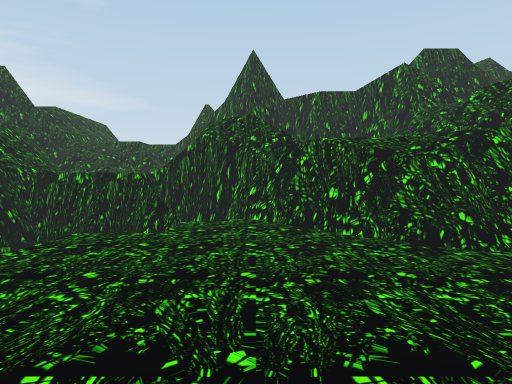
view 1 (above)

24 first-person views from a walk through a Unity game level. The camera is 1.2 m above the floor, tilts 2° down and sees 75° across. The floor is counted in squares, 2 m on a side. Each view is taken from the middle of a square. On the plan, view 1 faces up. The plan holds only what a view shows up to about 10 squares ahead; the rest is blank. The place goes on beyond the plan. The player character is not drawn.

view 2
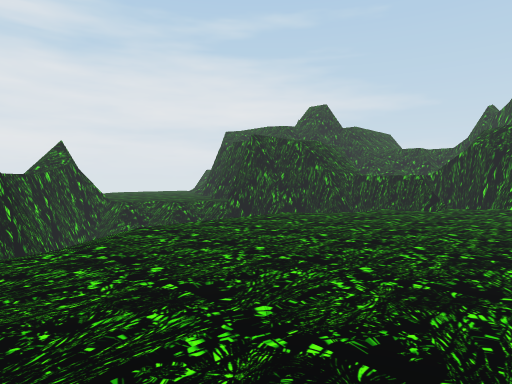

view 3
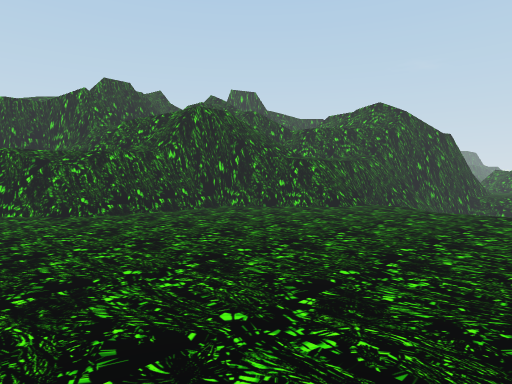

view 4
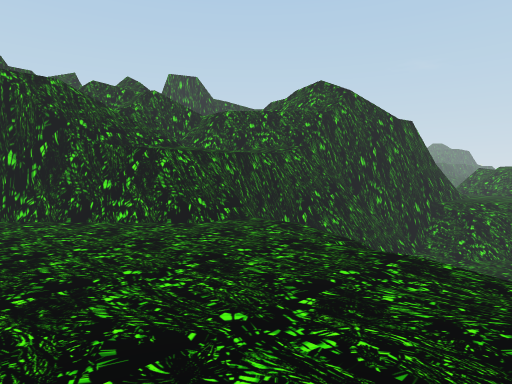

view 5
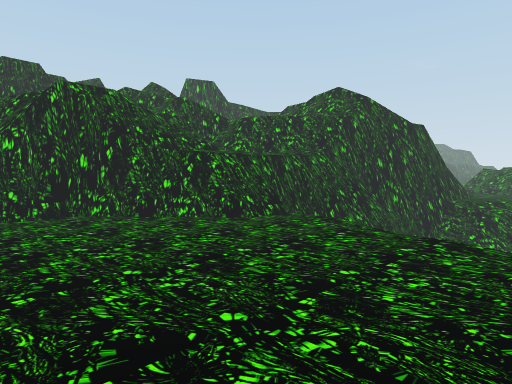

view 6
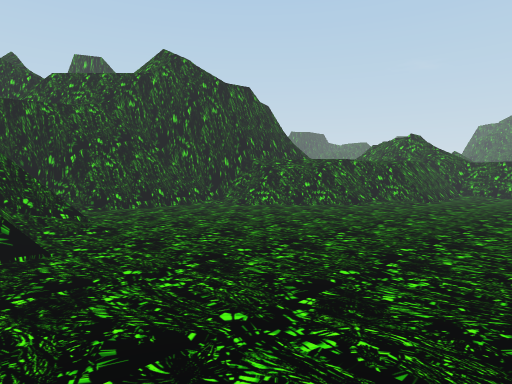

view 7
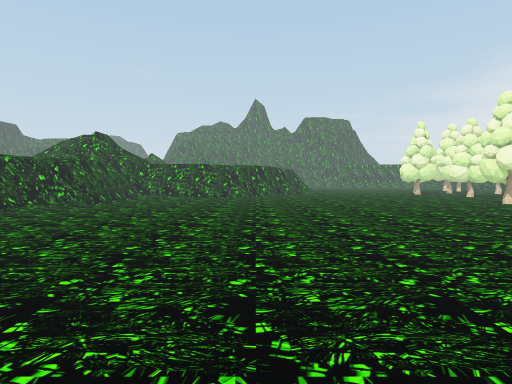

view 8
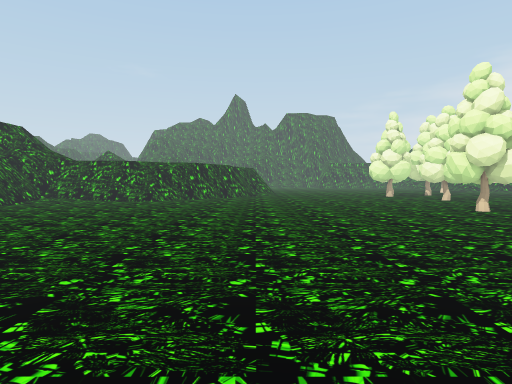

view 9
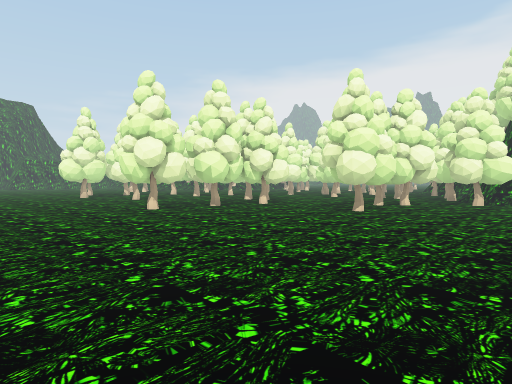

view 10
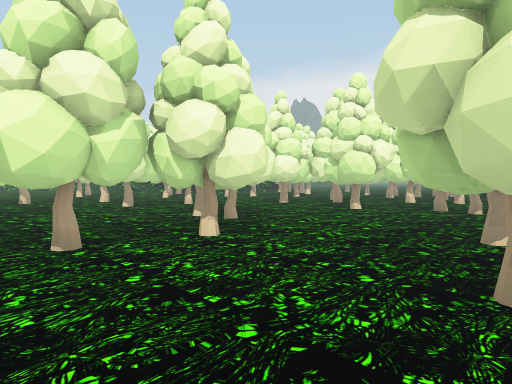

view 11
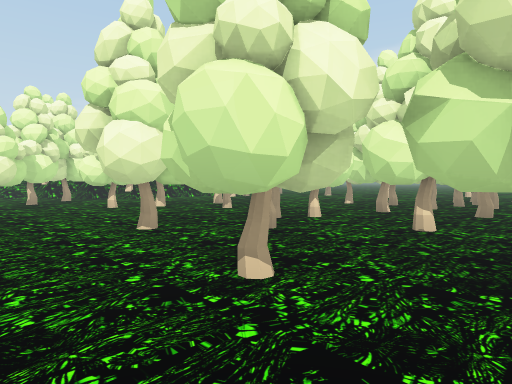

view 12
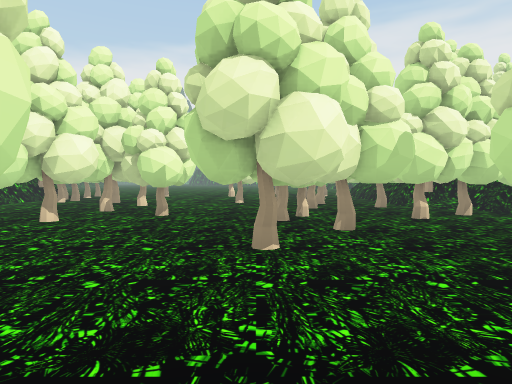

view 13
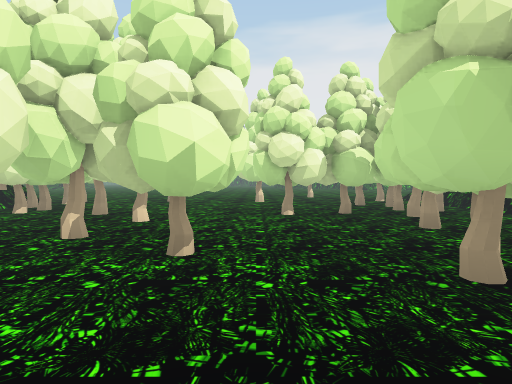

view 14
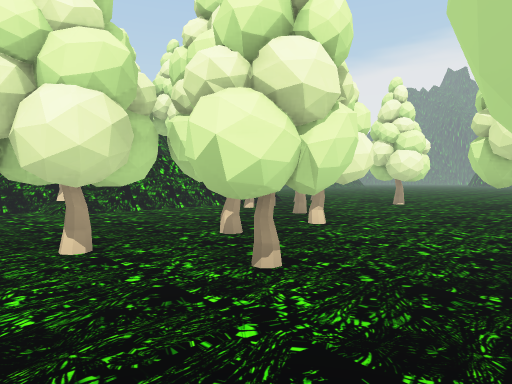

view 15
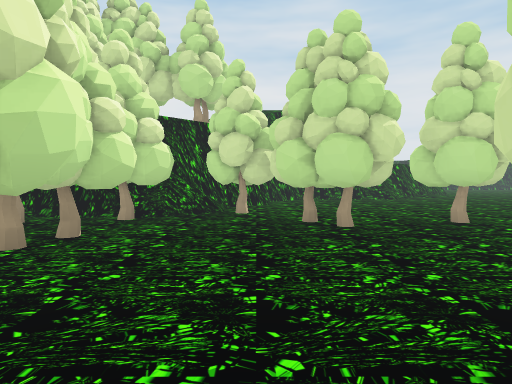

view 16
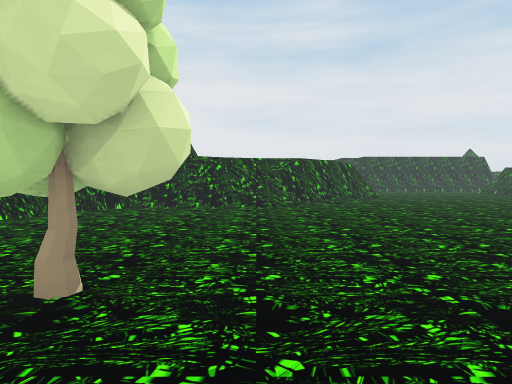

view 17
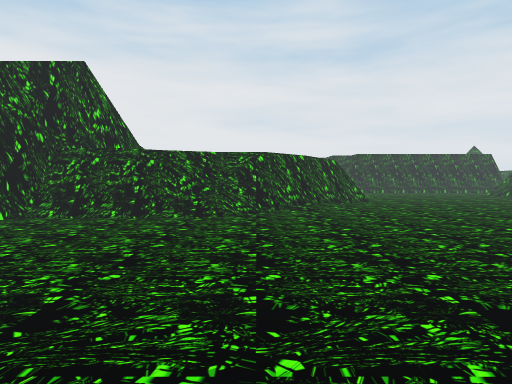

view 18
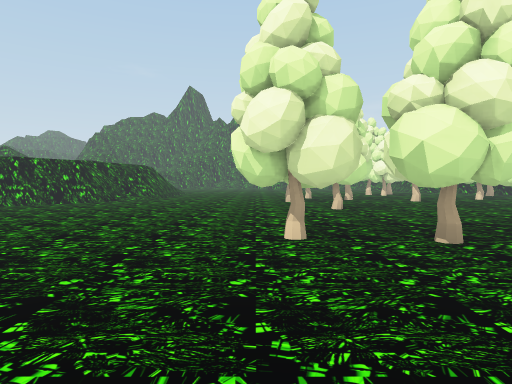

view 19
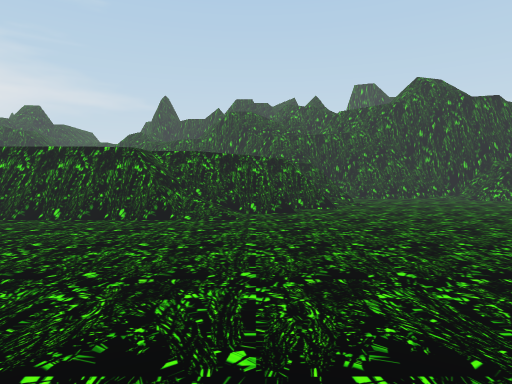

view 20
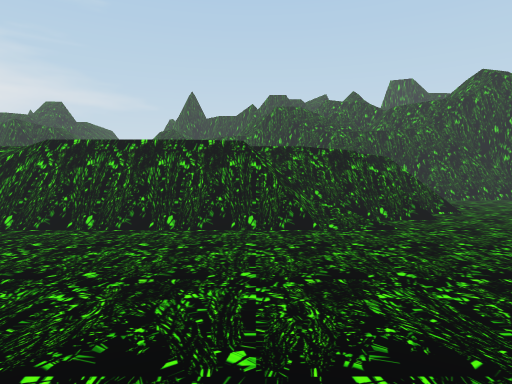

view 21
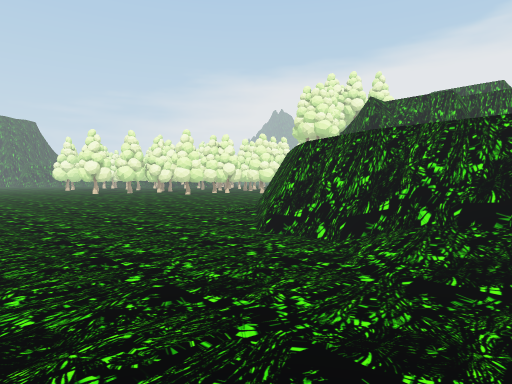

view 22
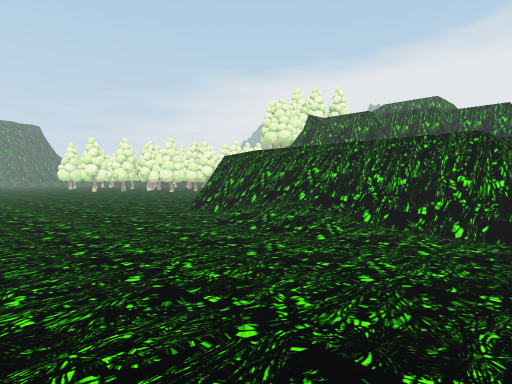

view 23
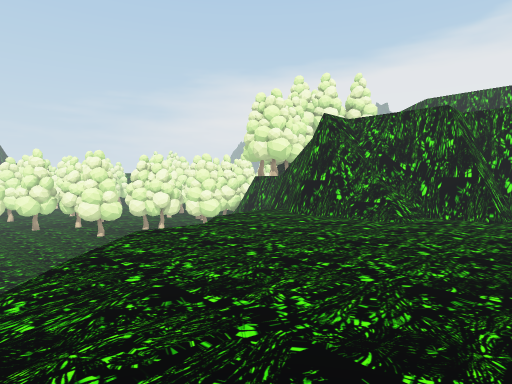

view 24
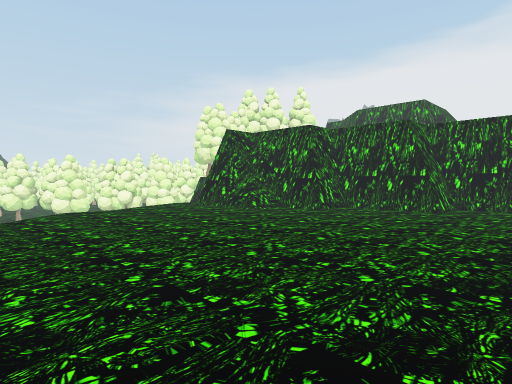

### Floor plan
Key: @ floor where view 1 was taken; # wall or solid block; x gap in a wall; . main floor; : floor 0.25 m higher than the main floor; + floor 1 m higher than the main floor; * floor 2.5 m higher than the main floor; % floor 5 m higher than the main floor; & floor 7 m higher than the main floor; $ floor 7.25 m higher than the main floor; / step, stairs or slope; = window, fence, low wall or low ledge; v drop or lower ground; O other object.
Columns run from 9 left of view 1 to 23 right of it. Each row starts with its distance up from view 1.
 10   ##     ####
  9    #      v#####
  8             v#
  7        ##   v/   =
  6        ###  v/   //
  5      ######%%== //#$
  4    ### //*#####&=v#$
  3   *#v v/***=###vx%## #/
  2  **+  v********##%#=#=v
  1 =*+   v*********######vv
  0 #v:   v**@*******v.######
 -1 ##vv  v**********=....=/**
 -2  ###v v*********==.....#/**  #
 -3         *******##......./=vv =
 -4          *   //#=.........=###
 -5          =###///.............#
 -6           ###=/..............#
 -7           ...................=
 -8        .......................#
 -9        ........................#v
-10        .........................=
-11        ..///.....................
-12         v#/=v#...................
-13         /****v=..................
-14         ******#=.........OO....O.
-15         *******#=........OO..O.OO
-16         ********=........OO..O...
-17         ********#.....OO.O......O
-18          ****/###.....O..OOO.OO.O
-19          ***######....OO..OO.OOOO
-20          *###    ###OOO......OO..
-21          ##        ##O...OO.....O
-22                     ##OOOOO.O....
-23                      #OOO.OO...OO
-24                      #OOOOOOO.OOO
-25                        OOOOOOOOO
-26                        #.OOO. OOO
-27                        OOOOOOOOOO
-28                         OOOOOO.OO
-29                         vOO......
-30                         vO O.....
-31                          O  OO.OO
-32                           O..O.OO
-33                              ...
-34                               ..

Positions as (right, up) in squares from view 1, and headings:
1: (0, 0), facing up
2: (1, -3), facing up-left
3: (0, -3), facing up-right
4: (4, -3), facing up-right
5: (3, -3), facing up-right
6: (7, -7), facing up-right
7: (8, -8), facing right
8: (10, -10), facing right
9: (10, -11), facing down-right
10: (13, -15), facing down-right
11: (15, -20), facing down-right
12: (19, -19), facing down
13: (20, -22), facing down
14: (19, -23), facing down-right
15: (18, -20), facing left
16: (15, -16), facing left
17: (13, -15), facing left
18: (13, -14), facing right
19: (6, -11), facing up
20: (4, -10), facing up
21: (1, -9), facing down-right
22: (-2, -8), facing down-right
23: (2, -13), facing down-right
24: (-1, -13), facing down-right
